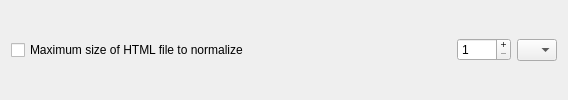
        <widget class="QFrame" name="frame07">
         <property name="frameShape">
          <enum>QFrame::NoFrame</enum>
         </property>
         <property name="frameShadow">
          <enum>QFrame::Raised</enum>
         </property>
         <layout class="QHBoxLayout" name="horizontalLayout_7">
          <property name="topMargin">
           <number>1</number>
          </property>
          <property name="bottomMargin">
           <number>1</number>
          </property>
          <item>
           <widget class="QCheckBox" name="maxSizeHTMLFileToNormalizeCheckBox">
            <property name="text">
             <string>Maximum size of HTML file to normalize</string>
            </property>
           </widget>
          </item>
          <item>
           <spacer name="horizontalSpacer_8">
            <property name="orientation">
             <enum>Qt::Horizontal</enum>
            </property>
            <property name="sizeHint" stdset="0">
             <size>
              <width>202</width>
              <height>20</height>
             </size>
            </property>
           </spacer>
          </item>
          <item>
           <widget class="QSpinBox" name="maxSizeHTMLFileToNormalizeSpinBox">
            <property name="buttonSymbols">
             <enum>QAbstractSpinBox::PlusMinus</enum>
            </property>
            <property name="minimum">
             <number>1</number>
            </property>
            <property name="maximum">
             <number>2048</number>
            </property>
           </widget>
          </item>
          <item>
           <widget class="QComboBox" name="maxSizeHTMLFileToNormalizeComboBox">
            <item>
             <property name="text">
              <string/>
             </property>
            </item>
            <item>
             <property name="text">
              <string>K</string>
             </property>
            </item>
            <item>
             <property name="text">
              <string>M</string>
             </property>
            </item>
           </widget>
          </item>
         </layout>
        </widget>
